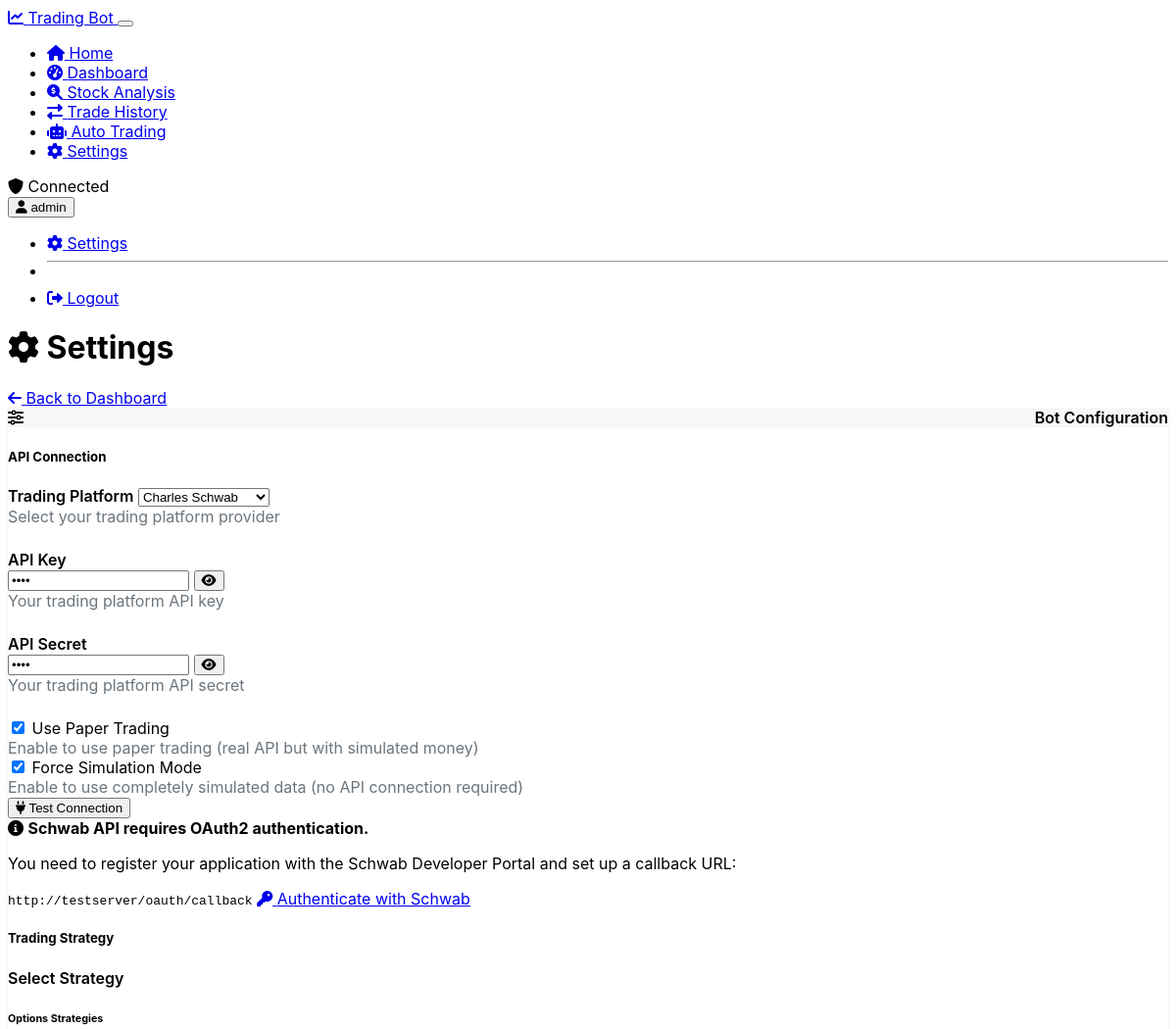
Before: /settings (signed in, upper part) with the older database file.
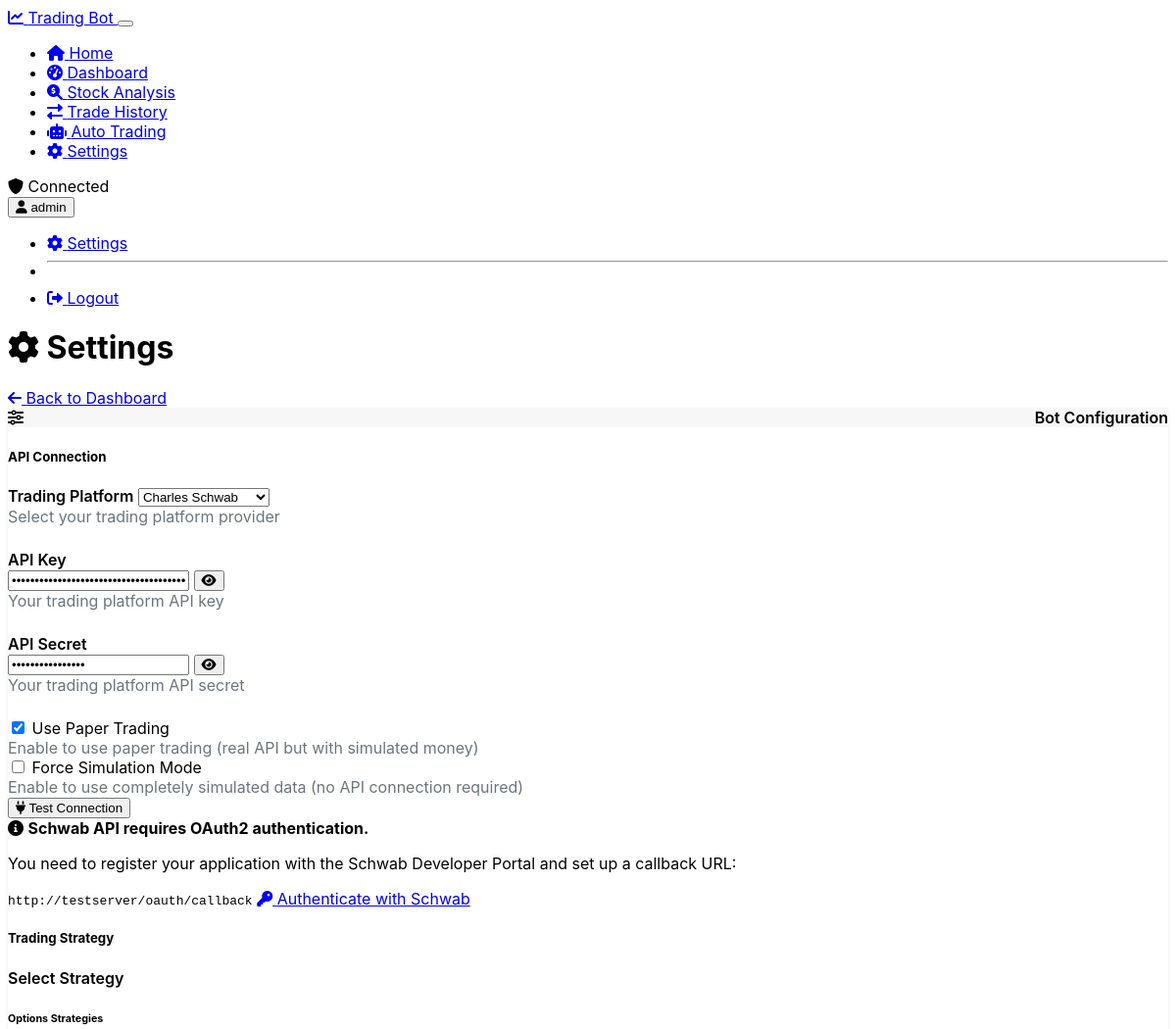
After: the same page with the newer database file.
### models.py (models this page shows, shortened)
class User(UserMixin, db.Model):
    id = db.Column(db.Integer, primary_key=True)
    username = db.Column(db.String(64), unique=True, nullable=False)
    email = db.Column(db.String(120), unique=True, nullable=False)
    password_hash = db.Column(db.String(256))
    created_at = db.Column(db.DateTime, default=datetime.now)
    is_active = db.Column(db.Boolean, default=True)
    last_login = db.Column(db.DateTime, nullable=True)
    trades = db.relationship('Trade', backref='user', lazy=True)

class Settings(db.Model):
    id = db.Column(db.Integer, primary_key=True)
    user_id = db.Column(db.Integer, db.ForeignKey('user.id'), nullable=True)
    api_provider = db.Column(db.String(50), default='alpaca')  # Options: alpaca, td_ameritrade, etc.
    api_key = db.Column(db.String(100))
    api_secret = db.Column(db.String(100))
    is_paper_trading = db.Column(db.Boolean, default=True)
    force_simulation_mode = db.Column(db.Boolean, default=False)  # Force simulation mode (no API needed)
    risk_level = db.Column(db.String(20), default='moderate')  # Options: conservative, moderate, aggressive
    max_position_size = db.Column(db.Float, default=5000.0)  # Maximum $ amount per position
    profit_target_percentage = db.Column(db.Float, default=5.0)
    stop_loss_percentage = db.Column(db.Float, default=3.0)
    options_expiry_days = db.Column(db.Integer, default=30)  # Target days until expiration
    enabled_strategies = db.Column(db.String(255), default='covered_call')  # Comma-separated list of enabled strategies
    forex_leverage = db.Column(db.Float, default=10.0)  # Leverage for forex trading (10:1)
    forex_lot_size = db.Column(db.Float, default=0.1)  # Default lot size for forex trades (mini lot)
    forex_pairs_watchlist = db.Column(db.String(255), default='EUR/USD,GBP/USD,USD/JPY')  # Watchlist of forex pairs
    updated_at = db.Column(db.DateTime, default=datetime.now, onupdate=datetime.now)
    user = db.relationship('User', backref='settings', lazy=True)

### app.py (the view, shortened to what this page needs)
@app.route('/settings', methods=['GET', 'POST'])
@login_required
def settings():
    settings = Settings.query.filter_by(user_id=current_user.id).first()
    return render_template('settings.html', settings=settings)

### app.py (called while the page is built)
@login_manager.user_loader
def load_user(user_id):
    return User.query.get(int(user_id))

@app.before_request
def before_request():
    global api_connector, ai_advisor, auto_trader
    if api_connector is None:
        initialize_app()

### templates/settings.html (shortened to what this page needs)
{% extends "layout.html" %}
{% block content %}
<div class="container">
    <div class="d-flex justify-content-between align-items-center mb-4">
        <h1><i class="fas fa-cog me-2"></i> Settings</h1>
        <div>
            <a href="{{ url_for('dashboard') }}" class="btn btn-outline-primary">
                <i class="fas fa-arrow-left me-1"></i> Back to Dashboard
            </a>
        </div>
    </div>
    <div class="row">
        <div class="col-md-8">
            <div class="card dashboard-card mb-4">
                <div class="card-header">
                    <i class="fas fa-sliders-h me-2"></i> Bot Configuration
                </div>
                <div class="card-body">
                    <form method="POST" action="{{ url_for('settings') }}" class="settings-form">
                        <div class="mb-4">
                            <h5 class="border-bottom pb-2">API Connection</h5>
                            <div class="form-group mb-3">
                                <label for="api_provider" class="form-label">Trading Platform</label>
                                <select class="form-select" id="api_provider" name="api_provider">
                                    <option value="schwab" {% if settings.api_provider == 'schwab' %}selected{% endif %}>Charles Schwab</option>
                                </select>
                                <div class="form-text">Select your trading platform provider</div>
                            </div>
                            <div class="form-group mb-3">
                                <label for="api_key" class="form-label">API Key</label>
                                <div class="input-group">
                                    <input type="password" class="form-control" id="api_key" name="api_key" value="{{ settings.api_key }}"
                                           placeholder="Enter your API key">
                                    <button class="btn btn-outline-secondary toggle-password" type="button" data-target="api_key">
                                        <i class="fas fa-eye"></i>
                                    </button>
                                </div>
                                <div class="form-text">Your trading platform API key</div>
                            </div>
                            <div class="form-group mb-3">
                                <label for="api_secret" class="form-label">API Secret</label>
                                <div class="input-group">
                                    <input type="password" class="form-control" id="api_secret" name="api_secret" value="{{ settings.api_secret }}"
                                           placeholder="Enter your API secret">
                                    <button class="btn btn-outline-secondary toggle-password" type="button" data-target="api_secret">
                                        <i class="fas fa-eye"></i>
                                    </button>
                                </div>
                                <div class="form-text">Your trading platform API secret</div>
                            </div>
                            <div class="form-check form-switch mb-3">
                                <input class="form-check-input" type="checkbox" id="is_paper_trading" name="is_paper_trading"
                                       {% if settings.is_paper_trading %}checked{% endif %}>
                                <label class="form-check-label" for="is_paper_trading">Use Paper Trading</label>
                                <div class="form-text">Enable to use paper trading (real API but with simulated money)</div>
                            </div>
                            <div class="form-check form-switch mb-3">
                                <input class="form-check-input" type="checkbox" id="force_simulation_mode" name="force_simulation_mode"
                                       {% if settings.force_simulation_mode %}checked{% endif %}>
                                <label class="form-check-label" for="force_simulation_mode">Force Simulation Mode</label>
                                <div class="form-text">Enable to use completely simulated data (no API connection required)</div>
                            </div>
                            <div class="d-grid gap-2">
                                <button type="button" class="btn btn-outline-primary" id="testConnection">
                                    <i class="fas fa-plug me-2"></i> Test Connection
                                </button>
                                <div class="schwab-oauth-section" style="display: none;">
                                    <div class="alert alert-info">
                                        <i class="fas fa-info-circle me-2"></i>
                                        <strong>Schwab API requires OAuth2 authentication.</strong>
                                        <p class="mb-0 mt-2">You need to register your application with the Schwab Developer Portal and set up a callback URL:</p>
                                        <code id="callbackUrl" class="d-block mt-2 mb-2 p-2 bg-dark text-light">Loading...</code>
                                        <a href="{{ url_for('oauth_initiate', provider='schwab') }}" class="btn btn-primary btn-sm">
                                            <i class="fas fa-key me-1"></i> Authenticate with Schwab
                                        </a>
                                    </div>
                                </div>
                            </div>
                        </div>
                        <div class="mb-4">
                            <h5 class="border-bottom pb-2">Trading Strategy</h5>
                            <div class="form-group mb-3">
                                <label class="form-label">Select Strategy</label>
                                <div class="d-flex flex-wrap strategy-selector">
                                    <h6 class="w-100 mb-2">Options Strategies</h6>
                                </div>
                            </div>
                        </div>
                    </form>
                </div>
            </div>
        </div>
    </div>
</div>
{% endblock %}

### templates/layout.html (shortened to what this page needs)
<!DOCTYPE html>
<html lang="en" data-bs-theme="dark">
<head>
    <link rel="stylesheet" href="https://cdn.replit.com/agent/bootstrap-agent-dark-theme.min.css">
    <link rel="stylesheet" href="https://cdnjs.cloudflare.com/ajax/libs/font-awesome/6.0.0/css/all.min.css">
    <link rel="stylesheet" href="{{ url_for('static', filename='css/custom.css') }}">
</head>
<body>
    <nav class="navbar navbar-expand-lg navbar-dark bg-dark mb-4">
        <div class="container">
            <a class="navbar-brand" href="{{ url_for('index') }}">
                <i class="fas fa-chart-line me-2"></i> Trading Bot
            </a>
            <button class="navbar-toggler" type="button" data-bs-toggle="collapse" data-bs-target="#navbarNav" aria-controls="navbarNav" aria-expanded="false" aria-label="Toggle navigation">
            </button>
            <div class="collapse navbar-collapse" id="navbarNav">
                <ul class="navbar-nav me-auto">
                    <li class="nav-item">
                        <a class="nav-link {% if request.path == '/' %}active{% endif %}" href="{{ url_for('index') }}">
                            <i class="fas fa-home me-1"></i> Home
                        </a>
                    </li>
                    <li class="nav-item">
                        <a class="nav-link {% if request.path == '/dashboard' %}active{% endif %}" href="{{ url_for('dashboard') }}">
                            <i class="fas fa-tachometer-alt me-1"></i> Dashboard
                        </a>
                    </li>
                    <li class="nav-item">
                        <a class="nav-link {% if request.path == '/analysis' %}active{% endif %}" href="{{ url_for('analysis') }}">
                            <i class="fas fa-search-dollar me-1"></i> Stock Analysis
                        </a>
                    </li>
                    <li class="nav-item">
                        <a class="nav-link {% if request.path == '/trades' %}active{% endif %}" href="{{ url_for('trades') }}">
                            <i class="fas fa-exchange-alt me-1"></i> Trade History
                        </a>
                    </li>
                    <li class="nav-item">
                        <a class="nav-link {% if request.path == '/auto-trading' %}active{% endif %}" href="{{ url_for('auto_trading') }}">
                            <i class="fas fa-robot me-1"></i> Auto Trading
                        </a>
                    </li>
                    <li class="nav-item">
                        <a class="nav-link {% if request.path == '/settings' %}active{% endif %}" href="{{ url_for('settings') }}">
                            <i class="fas fa-cog me-1"></i> Settings
                        </a>
                    </li>
                </ul>
                <div class="d-flex align-items-center">
                    <span class="badge bg-success me-2">
                        <i class="fas fa-shield-alt me-1"></i>
                        <span id="connectionStatus">Connected</span>
                    </span>
                    {% if current_user.is_authenticated %}
                    <div class="dropdown">
                        <button class="btn btn-outline-secondary dropdown-toggle" type="button" id="userDropdown" data-bs-toggle="dropdown" aria-expanded="false">
                            <i class="fas fa-user me-1"></i> {{ current_user.username }}
                        </button>
                        <ul class="dropdown-menu dropdown-menu-end" aria-labelledby="userDropdown">
                            <li><a class="dropdown-item" href="{{ url_for('settings') }}"><i class="fas fa-cog me-1"></i> Settings</a></li>
                            <li><hr class="dropdown-divider"></li>
                            <li><a class="dropdown-item" href="{{ url_for('logout') }}"><i class="fas fa-sign-out-alt me-1"></i> Logout</a></li>
                        </ul>
                    </div>
                    {% else %}
                    <a href="{{ url_for('login') }}" class="btn btn-primary btn-sm me-2">Log In</a>
                    <a href="{{ url_for('register') }}" class="btn btn-outline-light btn-sm">Register</a>
                    {% endif %}
                </div>
            </div>
        </div>
    </nav>
    <main>
        {% block content %}{% endblock %}
    </main>
</body>
</html>

### static/css/custom.css (style rules this page uses)
body { font-family: -apple-system, BlinkMacSystemFont, "Segoe UI", Roboto, "Helvetica Neue", Arial, sans-serif; padding-bottom: 3rem; }
.container { max-width: 1200px; }
.dashboard-card { transition: all 0.3s ease; border: none; box-shadow: 0 0.125rem 0.25rem rgba(0, 0, 0, 0.075); margin-bottom: 1.5rem; }
.dashboard-card .card-header { background-color: rgba(0, 0, 0, 0.03); font-weight: 600; display: flex; justify-content: space-between; align-items: center; }
.settings-form .form-group { margin-bottom: 1.5rem; }
.settings-form .form-label { font-weight: 600; }
.settings-form .form-text { color: #6c757d; }

Changed rows visible on the page:
changed Settings "Charles Schwab": force_simulation_mode "☑" → "☐"
